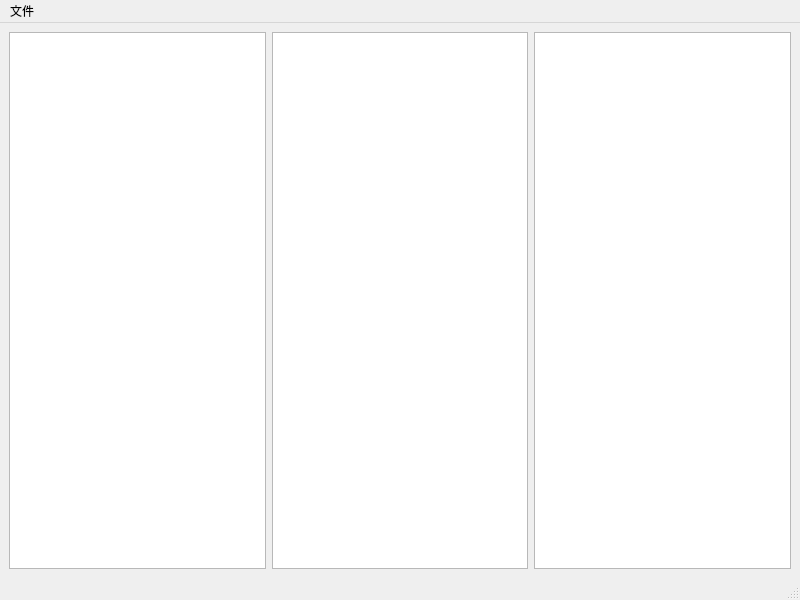
<?xml version="1.0" encoding="UTF-8"?>
<ui version="4.0">
 <class>MainWindow</class>
 <widget class="QMainWindow" name="MainWindow">
  <property name="geometry">
   <rect>
    <x>0</x>
    <y>0</y>
    <width>800</width>
    <height>600</height>
   </rect>
  </property>
  <property name="windowTitle">
   <string>MainWindow</string>
  </property>
  <widget class="QWidget" name="centralwidget">
   <layout class="QHBoxLayout" name="horizontalLayout">
    <item>
     <widget class="QListWidget" name="lwWriter">
      <property name="focusPolicy">
       <enum>Qt::NoFocus</enum>
      </property>
      <property name="selectionMode">
       <enum>QAbstractItemView::MultiSelection</enum>
      </property>
     </widget>
    </item>
    <item>
     <widget class="QTableWidget" name="twSample"/>
    </item>
    <item>
     <widget class="QListWidget" name="lwReader">
      <property name="focusPolicy">
       <enum>Qt::NoFocus</enum>
      </property>
      <property name="selectionMode">
       <enum>QAbstractItemView::MultiSelection</enum>
      </property>
     </widget>
    </item>
   </layout>
  </widget>
  <widget class="QMenuBar" name="menubar">
   <property name="geometry">
    <rect>
     <x>0</x>
     <y>0</y>
     <width>800</width>
     <height>28</height>
    </rect>
   </property>
   <widget class="QMenu" name="menuFile">
    <property name="title">
     <string>文件</string>
    </property>
    <addaction name="actionOpenLog"/>
   </widget>
   <addaction name="menuFile"/>
  </widget>
  <widget class="QStatusBar" name="statusBar"/>
  <action name="actionOpenLog">
   <property name="text">
    <string>打开监控日志</string>
   </property>
  </action>
 </widget>
 <resources/>
 <connections/>
</ui>
